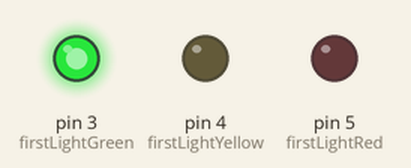
The sketch below on a simulated Arduino Uno, built with avr-gcc and run on an emulated ATmega328P. Parts: output pins drawn as LEDs (lit = HIGH).

Above: at 0.5 s.
At 2.5 s:
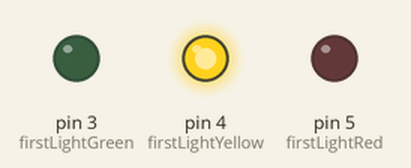
At 4.5 s:
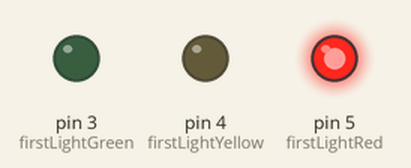
At 5.5 s:
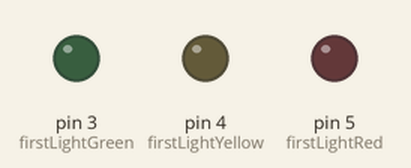
Timing chart, 0 to 7.8 s (numbered marks = the images above):
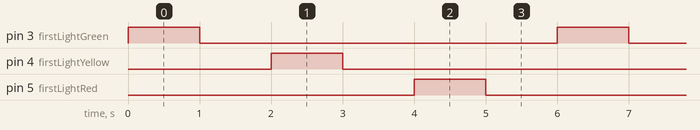

Measured:
- by itself, pin 3 (firstLightGreen), pin 4 (firstLightYellow), pin 5 (firstLightRed): alternates HIGH for 1.0 s and LOW for 5.0 s
- by itself, everything shown: repeats every 6.0 s, in 6 steps

The sketch:

CraigTrafficLightDemo.ino
```cpp
/*
  Traffic Light Demo
*/

// First light
int firstLightGreen = 3;
int firstLightYellow = 4;
int firstLightRed = 5;

// the setup function runs once when you press reset or power the board
void setup()
{
  pinMode(firstLightGreen, OUTPUT);
  pinMode(firstLightYellow, OUTPUT);
  pinMode(firstLightRed, OUTPUT);
}

// the loop function runs over and over again forever
void loop()
{
  digitalWrite(firstLightGreen, HIGH);   // turn the LED on (HIGH is the voltage level)
  delay(1000);              // wait for a second
  digitalWrite(firstLightGreen, LOW);    // turn the LED off by making the voltage LOW
  delay(1000);              // wait for a second

  digitalWrite(firstLightYellow, HIGH);   // turn the LED on (HIGH is the voltage level)
  delay(1000);              // wait for a second
  digitalWrite(firstLightYellow, LOW);    // turn the LED off by making the voltage LOW
  delay(1000);              // wait for a second

  digitalWrite(firstLightRed, HIGH);   // turn the LED on (HIGH is the voltage level)
  delay(1000);              // wait for a second
  digitalWrite(firstLightRed, LOW);    // turn the LED off by making the voltage LOW
  delay(1000);              // wait for a second
}
```
